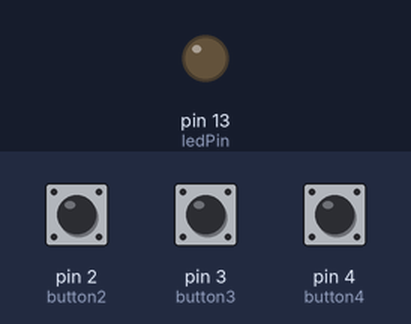
The sketch below on a simulated Arduino Uno, built with avr-gcc and run on an emulated ATmega328P. Parts: output pins drawn as LEDs (lit = HIGH). Dashed ring = blinking. The test bench sets the inputs (shaded band); at power-on: pin 2 (button2) LOW, pin 4 (button4) LOW, pin 3 (button3) LOW.

Above: at 1.2 s.
1.3 s: pin 2 (button2) pulled HIGH for 1 s
At 2.25 s:
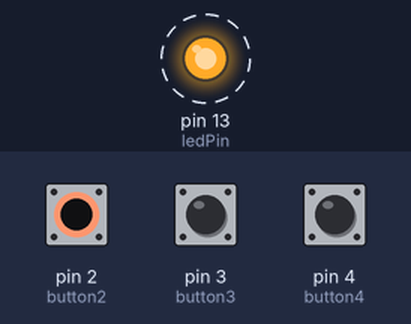
3.8 s: pin 4 (button4) pulled HIGH for 1 s
At 5.6 s:
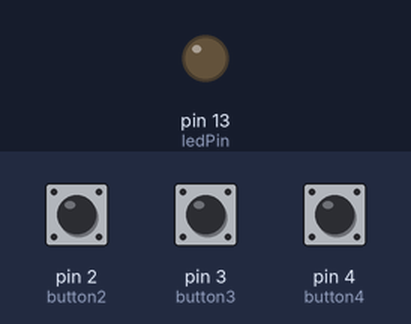
6.8 s: pin 3 (button3) pulled HIGH for 3.2 s
At 7.1 s:
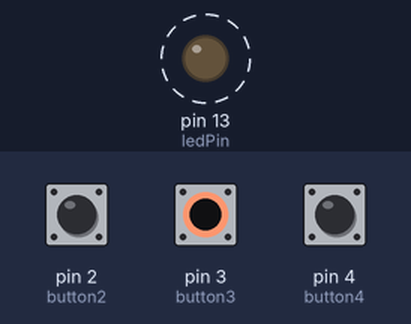
11.5 s: pin 2 (button2) pulled HIGH for 3.2 s
At 15.2 s:
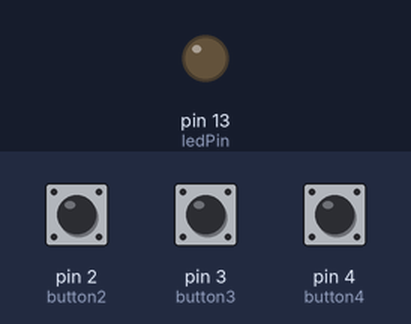
16.2 s: pin 4 (button4) pulled HIGH for 3.2 s
At 16.4 s:
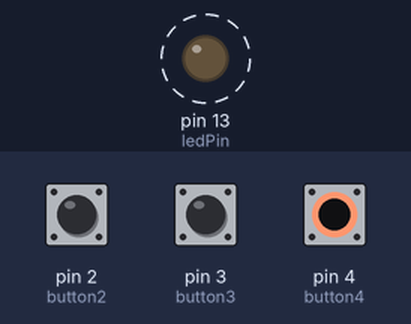
Timing chart, 0 to 20.8 s (numbered marks = the images above; inputs shaded):
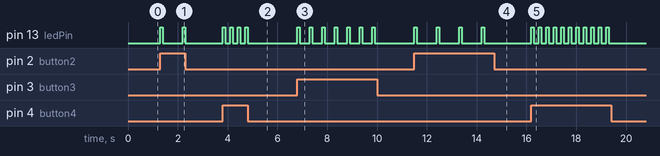

Measured:
- after the input at 1.3 s, pin 13 (ledPin): alternates HIGH for 0.10 s and LOW for 0.80 s, 4 changes in all, then stays LOW, starting at once
- after the input at 3.8 s, pin 13 (ledPin): alternates HIGH for 0.10 s and LOW for 0.20 s, 8 changes in all, then stays LOW, starting at once
- after the input at 6.8 s, pin 13 (ledPin): alternates HIGH for 0.10 s and LOW for 0.40 s, 14 changes in all, then stays LOW, starting at once
- after the input at 11.5 s, pin 13 (ledPin): alternates HIGH for 0.10 s and LOW for 0.80 s, 8 changes in all, then stays LOW, starting at once
- after the input at 16.2 s, pin 13 (ledPin): alternates HIGH for 0.10 s and LOW for 0.20 s, 22 changes in all, then stays LOW, starting at once

The sketch:

_3_Buttons.ino
```cpp
/*
 DIGF 2B03
 Connor Campbell - 2389765
 LAB 2
 Button used to alternate between 3 different LEDs
 Base codes:
 Button example, by DojoDave <http://www.0j0.org> (modified 30 Aug 2011 by Tom Igoe)
 http://www.arduino.cc/en/Tutorial/Button
 Button State Change example by Tom Igoe
 http://arduino.cc/en/Tutorial/ButtonStateChange
 Blink example
 http://arduino.cc/en/Tutorial/Blink
 */


const int button2 = 2;     // the number of the pushbutton pin
const int button3 = 3;
const int button4 = 4;
const int ledPin =  13;      // the number of the LED pin

// variables will change:
int buttonState2 = 0;         // variable for reading the pushbutton status
int buttonState3 = 0;
int buttonState4 = 0;

void setup() {
  // initialize the LED pin as an output:
  pinMode(ledPin, OUTPUT);
  // initialize the pushbutton pin as an input:
  pinMode(button2, INPUT);
  pinMode(button3, INPUT);
  pinMode(button4, INPUT);
}

void loop(){
  // read the state of the pushbutton value:
  buttonState2 = digitalRead(button2);
  buttonState3 = digitalRead(button3);
  buttonState4 = digitalRead(button4);

  // check if the pushbutton is pressed.
  // if it is, the buttonState is HIGH:
  if (buttonState2 == HIGH) {
    // turn LED on:
    digitalWrite(ledPin, HIGH);
    delay(100);
    digitalWrite(ledPin, LOW);
    delay(800);
  }
  else {
    // turn LED off:
    digitalWrite(ledPin, LOW);
  }

   if (buttonState3 == HIGH) {
    // turn LED on:
    digitalWrite(ledPin, HIGH);
    delay(100);
    digitalWrite(ledPin, LOW);
    delay(400);
  }
  else {
    // turn LED off:
    digitalWrite(ledPin, LOW);
  }


   if (buttonState4 == HIGH) {
    // turn LED on:
    digitalWrite(ledPin, HIGH);
    delay(100);
    digitalWrite(ledPin, LOW);
    delay(200);
  }
  else {
    // turn LED off:
    digitalWrite(ledPin, LOW);
  }

}
```
